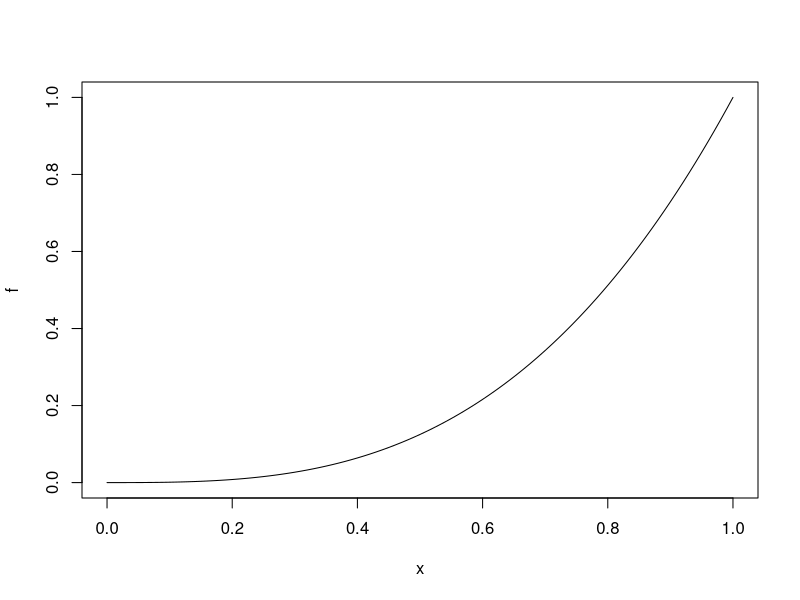

Generate this figure with R: (Note: this script raises an error after producing the figure.)
f=function(x){x^3}
plot(f)
x=x^3

viejo.par=par()
par(mar=c(5,4,4,2)+0,5)

x=c(1,3,6,7)
y=c(2,3,4,1)
plot(x,y)

plot(x,y,pch=2,col="red",cex=2)
plot(x,y,pch=24,col="black",bg="green",cex=2)

#Grafica 2
x=c(1,3,6,7)
y=c(2,3,4,1)
plot(x,y,type="p") #valor por defecto
plot(x,y,type="l") #puntos desaparecen
plot(x,y,type="b") #puntos no entran en las lineas
plot(x,y,type="o") #puntos no entran en las lineas
plot(x,y,type="h") #histograma de lineas
plot(x,y,type="s") #diagrama escalonado
plot(x,y,type="n") #dibuja parte exterior del grafico

f=function(x){exp(x)}
plot(f)
plot(f,xlimc(0,10))


